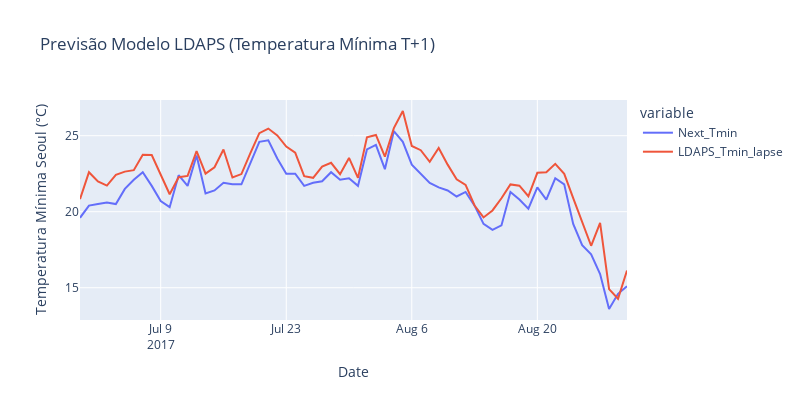

The code cell stored with this chart in its notebook:
### Code cell
fig = px.line(db[(db['Year'] == 2017) & (db['station'] == 1)][['Date', 'LDAPS_Tmin_lapse', 'Next_Tmin']], x='Date', y=['Next_Tmin', 'LDAPS_Tmin_lapse'], labels={
              'value': "Temperatura Mínima Seoul (°C)"}, title='Previsão Modelo LDAPS (Temperatura Mínima T+1)', width=800, height=400)
fig.show()
